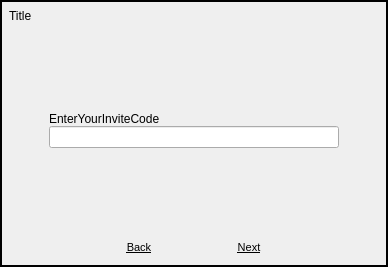
<ui version="4.0" >
 <class>InviteCodeWidgetClass</class>
 <widget class="QWidget" name="InviteCodeWidgetClass" >
  <property name="geometry" >
   <rect>
    <x>0</x>
    <y>0</y>
    <width>388</width>
    <height>267</height>
   </rect>
  </property>
  <property name="sizePolicy" >
   <sizepolicy vsizetype="Fixed" hsizetype="Fixed" >
    <horstretch>0</horstretch>
    <verstretch>0</verstretch>
   </sizepolicy>
  </property>
  <widget class="QFrame" name="frame_" >
   <property name="geometry" >
    <rect>
     <x>9</x>
     <y>9</y>
     <width>370</width>
     <height>249</height>
    </rect>
   </property>
   <property name="frameShape" >
    <enum>QFrame::NoFrame</enum>
   </property>
   <property name="frameShadow" >
    <enum>QFrame::Plain</enum>
   </property>
   <property name="lineWidth" >
    <number>0</number>
   </property>
   <layout class="QVBoxLayout" name="verticalLayout_2" >
    <property name="spacing" >
     <number>6</number>
    </property>
    <property name="margin" >
     <number>0</number>
    </property>
    <item>
     <widget class="QFrame" name="topTitleFrame" >
      <property name="sizePolicy" >
       <sizepolicy vsizetype="Fixed" hsizetype="Preferred" >
        <horstretch>0</horstretch>
        <verstretch>0</verstretch>
       </sizepolicy>
      </property>
      <property name="frameShape" >
       <enum>QFrame::NoFrame</enum>
      </property>
      <property name="frameShadow" >
       <enum>QFrame::Plain</enum>
      </property>
      <property name="lineWidth" >
       <number>0</number>
      </property>
      <layout class="QHBoxLayout" name="horizontalLayout" >
       <property name="bottomMargin" >
        <number>0</number>
       </property>
       <item>
        <widget class="QLabel" name="titleLabel" >
         <property name="accessibleName" >
          <string>redLabel</string>
         </property>
         <property name="text" >
          <string>Title</string>
         </property>
         <property name="alignment" >
          <set>Qt::AlignLeading|Qt::AlignLeft|Qt::AlignVCenter</set>
         </property>
        </widget>
       </item>
      </layout>
     </widget>
    </item>
    <item>
     <spacer name="verticalSpacer_4" >
      <property name="orientation" >
       <enum>Qt::Vertical</enum>
      </property>
      <property name="sizeType" >
       <enum>QSizePolicy::Expanding</enum>
      </property>
      <property name="sizeHint" stdset="0" >
       <size>
        <width>20</width>
        <height>10</height>
       </size>
      </property>
     </spacer>
    </item>
    <item>
     <widget class="QFrame" name="frame" >
      <property name="sizePolicy" >
       <sizepolicy vsizetype="Preferred" hsizetype="Preferred" >
        <horstretch>0</horstretch>
        <verstretch>0</verstretch>
       </sizepolicy>
      </property>
      <property name="frameShape" >
       <enum>QFrame::NoFrame</enum>
      </property>
      <property name="frameShadow" >
       <enum>QFrame::Plain</enum>
      </property>
      <property name="lineWidth" >
       <number>0</number>
      </property>
      <layout class="QVBoxLayout" name="verticalLayout_3" >
       <property name="leftMargin" >
        <number>40</number>
       </property>
       <property name="topMargin" >
        <number>0</number>
       </property>
       <property name="rightMargin" >
        <number>40</number>
       </property>
       <property name="bottomMargin" >
        <number>0</number>
       </property>
       <item>
        <widget class="QLabel" name="inviteCodeLabel" >
         <property name="sizePolicy" >
          <sizepolicy vsizetype="Fixed" hsizetype="Preferred" >
           <horstretch>0</horstretch>
           <verstretch>0</verstretch>
          </sizepolicy>
         </property>
         <property name="accessibleName" >
          <string>whiteLabel</string>
         </property>
         <property name="text" >
          <string>EnterYourInviteCode</string>
         </property>
         <property name="alignment" >
          <set>Qt::AlignLeading|Qt::AlignLeft|Qt::AlignVCenter</set>
         </property>
         <property name="buddy" >
          <cstring>inviteCodeEdit</cstring>
         </property>
        </widget>
       </item>
       <item>
        <widget class="QLineEdit" name="inviteCodeEdit" />
       </item>
      </layout>
     </widget>
    </item>
    <item>
     <spacer name="verticalSpacer_5" >
      <property name="orientation" >
       <enum>Qt::Vertical</enum>
      </property>
      <property name="sizeType" >
       <enum>QSizePolicy::Expanding</enum>
      </property>
      <property name="sizeHint" stdset="0" >
       <size>
        <width>20</width>
        <height>10</height>
       </size>
      </property>
     </spacer>
    </item>
    <item>
     <widget class="QFrame" name="bottomLinksFrame" >
      <property name="sizePolicy" >
       <sizepolicy vsizetype="Fixed" hsizetype="Preferred" >
        <horstretch>0</horstretch>
        <verstretch>0</verstretch>
       </sizepolicy>
      </property>
      <property name="frameShape" >
       <enum>QFrame::NoFrame</enum>
      </property>
      <property name="frameShadow" >
       <enum>QFrame::Plain</enum>
      </property>
      <property name="lineWidth" >
       <number>0</number>
      </property>
      <layout class="QHBoxLayout" name="horizontalLayout_2" >
       <property name="spacing" >
        <number>30</number>
       </property>
       <property name="topMargin" >
        <number>0</number>
       </property>
       <item>
        <spacer name="horizontalSpacer_2" >
         <property name="orientation" >
          <enum>Qt::Horizontal</enum>
         </property>
         <property name="sizeHint" stdset="0" >
          <size>
           <width>20</width>
           <height>11</height>
          </size>
         </property>
        </spacer>
       </item>
       <item>
        <widget class="QPushButton" name="backButton" >
         <property name="font" >
          <font>
           <family>MS Shell Dlg 2</family>
           <pointsize>8</pointsize>
           <weight>50</weight>
           <italic>false</italic>
           <bold>false</bold>
           <underline>true</underline>
           <strikeout>false</strikeout>
          </font>
         </property>
         <property name="cursor" >
          <cursorShape>PointingHandCursor</cursorShape>
         </property>
         <property name="accessibleName" >
          <string>blueButton</string>
         </property>
         <property name="text" >
          <string>Back</string>
         </property>
         <property name="flat" >
          <bool>true</bool>
         </property>
        </widget>
       </item>
       <item>
        <widget class="QPushButton" name="nextButton" >
         <property name="font" >
          <font>
           <family>MS Shell Dlg 2</family>
           <pointsize>8</pointsize>
           <weight>50</weight>
           <italic>false</italic>
           <bold>false</bold>
           <underline>true</underline>
           <strikeout>false</strikeout>
          </font>
         </property>
         <property name="cursor" >
          <cursorShape>PointingHandCursor</cursorShape>
         </property>
         <property name="accessibleName" >
          <string>blueButton</string>
         </property>
         <property name="text" >
          <string>Next</string>
         </property>
         <property name="default" >
          <bool>true</bool>
         </property>
         <property name="flat" >
          <bool>true</bool>
         </property>
        </widget>
       </item>
       <item>
        <spacer name="horizontalSpacer" >
         <property name="orientation" >
          <enum>Qt::Horizontal</enum>
         </property>
         <property name="sizeHint" stdset="0" >
          <size>
           <width>20</width>
           <height>14</height>
          </size>
         </property>
        </spacer>
       </item>
      </layout>
     </widget>
    </item>
   </layout>
   <zorder>topTitleFrame</zorder>
   <zorder>bottomLinksFrame</zorder>
   <zorder>frame</zorder>
  </widget>
  <widget class="QFrame" name="transBorder_2" >
   <property name="geometry" >
    <rect>
     <x>0</x>
     <y>2</y>
     <width>2</width>
     <height>263</height>
    </rect>
   </property>
   <property name="minimumSize" >
    <size>
     <width>2</width>
     <height>263</height>
    </size>
   </property>
   <property name="maximumSize" >
    <size>
     <width>2</width>
     <height>263</height>
    </size>
   </property>
   <property name="accessibleName" >
    <string>transBorder</string>
   </property>
   <property name="frameShape" >
    <enum>QFrame::Box</enum>
   </property>
   <property name="frameShadow" >
    <enum>QFrame::Plain</enum>
   </property>
  </widget>
  <widget class="QFrame" name="transBorder" >
   <property name="geometry" >
    <rect>
     <x>386</x>
     <y>2</y>
     <width>2</width>
     <height>263</height>
    </rect>
   </property>
   <property name="minimumSize" >
    <size>
     <width>2</width>
     <height>263</height>
    </size>
   </property>
   <property name="maximumSize" >
    <size>
     <width>2</width>
     <height>263</height>
    </size>
   </property>
   <property name="accessibleName" >
    <string>transBorder</string>
   </property>
   <property name="frameShape" >
    <enum>QFrame::Box</enum>
   </property>
   <property name="frameShadow" >
    <enum>QFrame::Plain</enum>
   </property>
   <property name="lineWidth" >
    <number>1</number>
   </property>
  </widget>
  <widget class="QFrame" name="transBorder_3" >
   <property name="geometry" >
    <rect>
     <x>0</x>
     <y>265</y>
     <width>401</width>
     <height>2</height>
    </rect>
   </property>
   <property name="minimumSize" >
    <size>
     <width>0</width>
     <height>2</height>
    </size>
   </property>
   <property name="maximumSize" >
    <size>
     <width>16777215</width>
     <height>2</height>
    </size>
   </property>
   <property name="accessibleName" >
    <string>transBorder</string>
   </property>
   <property name="frameShape" >
    <enum>QFrame::Box</enum>
   </property>
   <property name="frameShadow" >
    <enum>QFrame::Plain</enum>
   </property>
  </widget>
  <widget class="QFrame" name="transBorder_4" >
   <property name="geometry" >
    <rect>
     <x>0</x>
     <y>0</y>
     <width>401</width>
     <height>2</height>
    </rect>
   </property>
   <property name="minimumSize" >
    <size>
     <width>0</width>
     <height>2</height>
    </size>
   </property>
   <property name="maximumSize" >
    <size>
     <width>16777215</width>
     <height>2</height>
    </size>
   </property>
   <property name="accessibleName" >
    <string>transBorder</string>
   </property>
   <property name="frameShape" >
    <enum>QFrame::Box</enum>
   </property>
   <property name="frameShadow" >
    <enum>QFrame::Plain</enum>
   </property>
  </widget>
 </widget>
 <layoutdefault spacing="0" margin="0" />
 <resources/>
 <connections/>
</ui>
